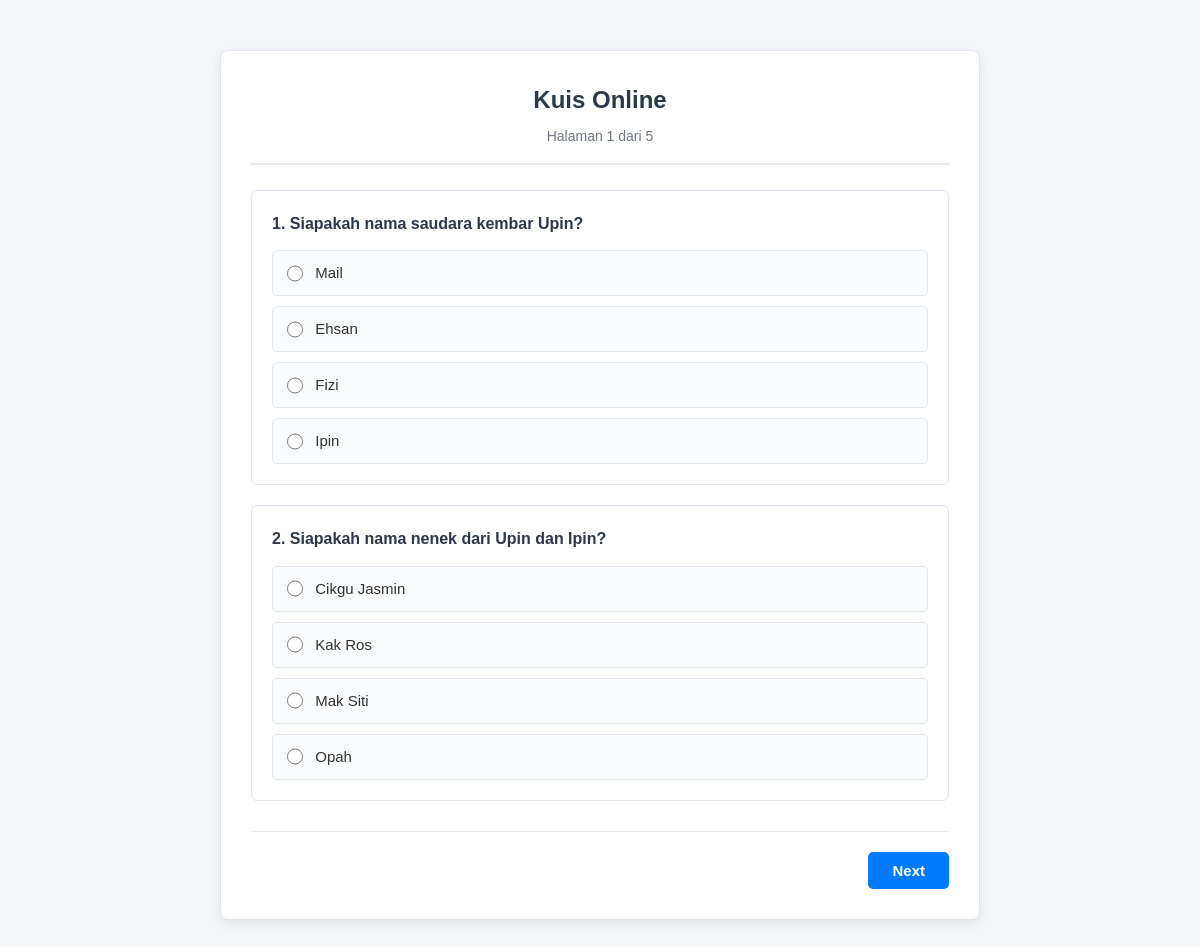
The page / on the database its author committed.
### tables this page shows
CREATE TABLE `soal` (
  `idsoal` int(11) NOT NULL AUTO_INCREMENT,
  `nomor` int(11) NOT NULL,
  `pertanyaan` text NOT NULL,
  `halaman_ke` int(11) NOT NULL,
  PRIMARY KEY (`idsoal`)
);

CREATE TABLE `jawaban` (
  `idjawaban` int(11) NOT NULL AUTO_INCREMENT,
  `idsoal` int(11) NOT NULL,
  `isi_jawaban` text NOT NULL,
  `benarkah` tinyint(1) NOT NULL,
  PRIMARY KEY (`idjawaban`),
  KEY `idsoal` (`idsoal`),
  CONSTRAINT `fk_jawaban_soal` FOREIGN KEY (`idsoal`) REFERENCES `soal` (`idsoal`) ON DELETE CASCADE ON UPDATE CASCADE
);

### index.php (called while the page is built)
<?php
require_once "get.php";
?>

### parent.php (called while the page is built, shortened)
<?php
class orangtua {
    public function __construct() {
        $this->mysqli = new mysqli(
            SERVER_NAME,
            USER_NAME,
            PASSWORD,
            DB_NAME
        );
    }
}
?>

### soal.php (called while the page is built, shortened)
<?php
require_once "parent.php";
class soal extends orangtua {
    public function getDaftarHalaman() {
        $sql = "SELECT DISTINCT halaman_ke FROM soal ORDER BY halaman_ke ASC";
        $stmt = $this->mysqli->prepare($sql);
        $stmt->execute();
        $res = $stmt->get_result();
        $daftar = [];
        while ($row = $res->fetch_assoc()) {
            $daftar[] = (int)$row['halaman_ke'];
        }
        return $daftar;
    }
    public function getSoalByHalaman($halaman_ke) {
        $sql = "SELECT * FROM soal WHERE halaman_ke = ? ORDER BY nomor ASC";
        $stmt = $this->mysqli->prepare($sql);
        $stmt->bind_param("i", $halaman_ke);
        $stmt->execute();
        $res = $stmt->get_result();
        $data = [];
        while ($row = $res->fetch_assoc()) {
            $data[] = $row;
        }
        return $data;
    }
}
?>

### jawaban.php (called while the page is built, shortened)
<?php
require_once "parent.php";
class jawaban extends orangtua {
    public function getJawabanBySoal($idsoal) {
        $sql = "SELECT * FROM jawaban WHERE idsoal = ? ORDER BY RAND()";
        $stmt = $this->mysqli->prepare($sql);
        $stmt->bind_param("i", $idsoal);
        $stmt->execute();
        $res = $stmt->get_result();
        $data = [];
        while ($row = $res->fetch_assoc()) {
            $data[] = $row;
        }
        return $data;
    }
}
?>

### get.php (the view, shortened to what this page needs)
<?php
require_once "soal.php";
require_once "jawaban.php";
$soalObj = new soal();
$jawabanObj = new jawaban();
$daftar_halaman = $soalObj->getDaftarHalaman();
$halaman_aktif = isset($_GET['halaman']) ? (int)$_GET['halaman'] : $daftar_halaman[0];
$current_index = array_search($halaman_aktif, $daftar_halaman);
$soal_list = $soalObj->getSoalByHalaman($halaman_aktif);
?>
<!DOCTYPE html>
<html lang="id">
<head>
    <link rel="stylesheet" href="style.css">
</head>
<body>
    <div class="container">
        <div class="header-title">
            <h1>Kuis Online</h1>
            <p>Halaman <?= ($current_index + 1) ?> dari <?= count($daftar_halaman) ?></p>
        </div>
        <form action="" method="POST">
            <?php foreach ($soal_list as $soal): ?>
                <?php
                $idsoal = (int)$soal['idsoal'];
                $nomor = (int)$soal['nomor'];
                $pertanyaan = htmlspecialchars($soal['pertanyaan']);
                $opsi_list = $jawabanObj->getJawabanBySoal($idsoal);
                $selected_idjawaban = isset($_SESSION['jawaban'][$idsoal]['idjawaban'])
                    ? (int)$_SESSION['jawaban'][$idsoal]['idjawaban']
                    : null;
                ?>
                <div class="soal-card">
                    <div class="pertanyaan-text">
                        <?= $nomor ?>. <?= $pertanyaan ?>
                    </div>
                    <div class="opsi-list">
                        <?php foreach ($opsi_list as $opsi): ?>
                            <?php
                            $idjawaban = (int)$opsi['idjawaban'];
                            $isi_jawaban = htmlspecialchars($opsi['isi_jawaban']);
                            $is_checked = ($selected_idjawaban === $idjawaban) ? 'checked' : '';
                            $input_id = "opsi_" . $idsoal . "_" . $idjawaban;
                            ?>
                            <label class="opsi-item" for="<?= $input_id ?>">
                                <input type="radio"
                                       id="<?= $input_id ?>"
                                       name="jawaban[<?= $idsoal ?>]"
                                       value="<?= $idjawaban ?>"
                                       <?= $is_checked ?>
                                       required>
                                <span class="opsi-label"><?= $isi_jawaban ?></span>
                            </label>
                        <?php endforeach; ?>
                    </div>
                </div>
            <?php endforeach; ?>
            <div class="nav-buttons">
                <button type="submit" name="aksi" value="Next" class="btn btn-next">Next</button>
            </div>
        </form>
    </div>
</body>
</html>

### style.css (style rules this page uses)
* { box-sizing: border-box; margin: 0; padding: 0; }
body { font-family: Arial, Helvetica, sans-serif; background-color: #f4f6f9; color: #333333; line-height: 1.6; padding: 20px; }
.container { max-width: 760px; margin: 30px auto; background: #ffffff; border-radius: 8px; box-shadow: 0 4px 12px rgba(0, 0, 0, 0.08); padding: 30px; border: 1px solid #e1e4e8; }
.header-title { text-align: center; margin-bottom: 25px; padding-bottom: 15px; border-bottom: 2px solid #e9ecef; }
.header-title h1 { font-size: 24px; color: #2b3a4a; margin-bottom: 6px; }
.header-title p { font-size: 14px; color: #6c757d; }
.soal-card { background-color: #ffffff; border: 1px solid #e2e8f0; border-radius: 6px; padding: 20px; margin-bottom: 20px; }
.pertanyaan-text { font-size: 16px; font-weight: bold; color: #2d3748; margin-bottom: 14px; }
.opsi-list { display: flex; flex-direction: column; gap: 10px; }
.opsi-item { display: flex; align-items: center; padding: 10px 14px; border: 1px solid #e2e8f0; border-radius: 5px; background-color: #fafbfc; cursor: pointer; transition: background-color 0.2s, border-color 0.2s; }
.opsi-item input[type="radio"] { margin-right: 12px; width: 17px; height: 17px; cursor: pointer; }
.opsi-label { cursor: pointer; font-size: 15px; width: 100%; }
.nav-buttons { display: flex; justify-content: space-between; align-items: center; margin-top: 30px; padding-top: 20px; border-top: 1px solid #e9ecef; }
.btn { display: inline-block; padding: 10px 24px; font-size: 15px; font-weight: bold; border: none; border-radius: 5px; cursor: pointer; text-decoration: none; transition: background-color 0.2s, transform 0.1s; }
.btn-next { background-color: #007bff; color: #ffffff; margin-left: auto; }

### rows shown on the page
soal: nomor "1", pertanyaan "Siapakah nama saudara kembar Upin?"
jawaban: isi_jawaban "Mail"
jawaban: isi_jawaban "Ehsan"
jawaban: isi_jawaban "Fizi"
jawaban: isi_jawaban "Ipin"
soal: nomor "2", pertanyaan "Siapakah nama nenek dari Upin dan Ipin?"
jawaban: isi_jawaban "Cikgu Jasmin"
jawaban: isi_jawaban "Kak Ros"
jawaban: isi_jawaban "Mak Siti"
jawaban: isi_jawaban "Opah"

### other values the page prints
$current_index + 1 "1"
count($daftar_halaman) "5"
